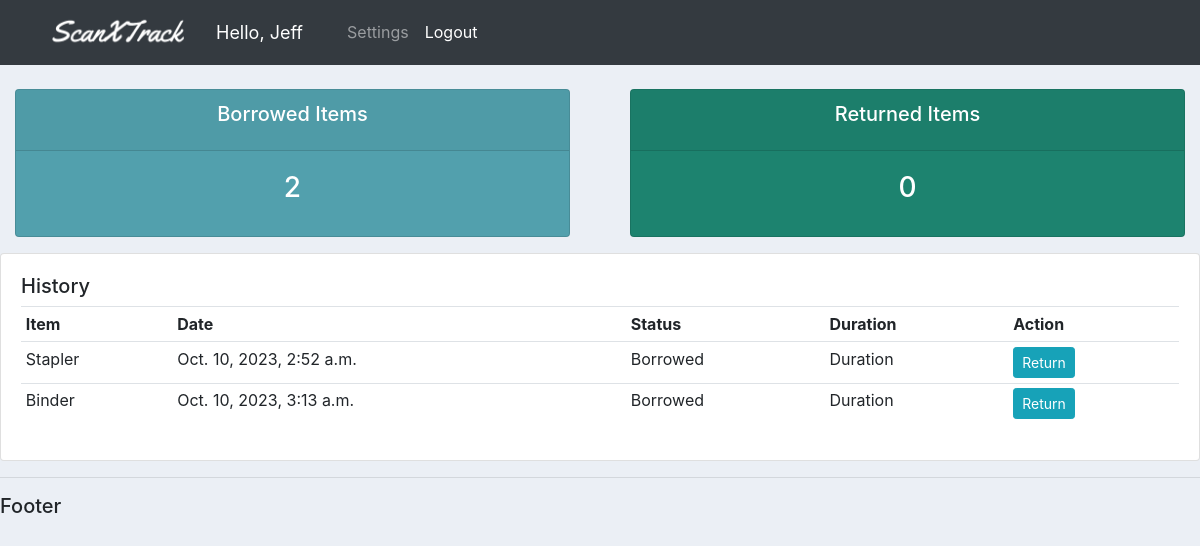
Before: /user-page/ (signed in) with the older database file.
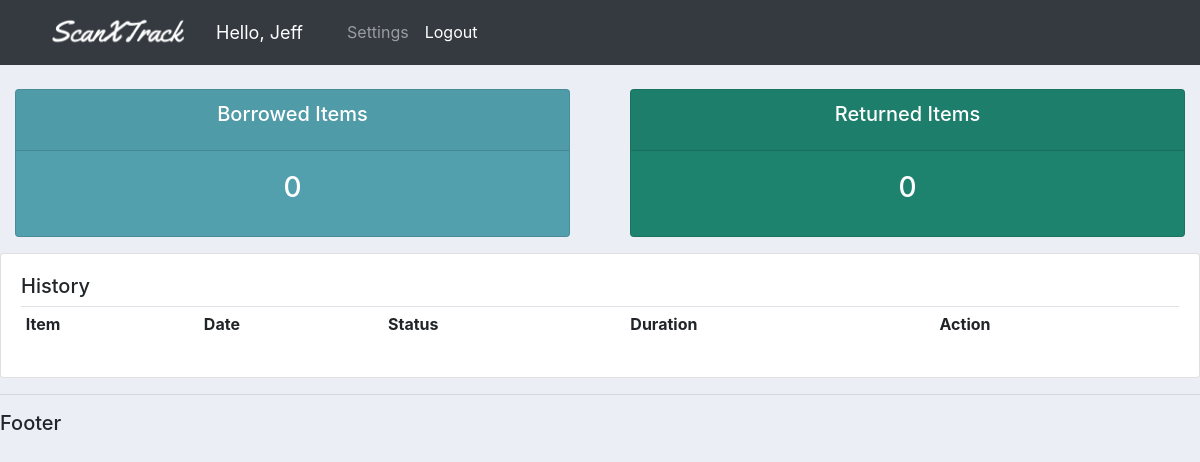
After: the same page with the newer database file.
### accounts/models.py (models this page shows, shortened)
class Borrowed_items(models.Model):
    STATUS = (("Borrowed", "Borrowed"), ("Returned", "Returned"))
    staff = models.ForeignKey(Staff, null=True, on_delete=models.SET_NULL)
    item = models.ForeignKey(Item, null=True, on_delete=models.SET_NULL)
    status = models.CharField(max_length=200, null=True, choices=STATUS)
    date_created = models.DateTimeField(auto_now_add=True)

class Item(models.Model):
    name = models.CharField(max_length=200, null=True)
    description = models.CharField(max_length=200, null=True, blank=True)
    amount = models.IntegerField(null=True)
    date_created = models.DateTimeField(auto_now_add=True)
    def __str__(self):
        return self.name

### accounts/decorators.py (the view)
        def wrapper_func(request, *args, **kwargs):
            group = None
            if request.user.groups.exists():
                group = request.user.groups.all()[0].name
            if group in allowed_roles:
                return view_func(request, *args, **kwargs)
            else:
                return HttpResponse("You are not authorized to view this page")

### accounts/views.py (called while the page is built)
@login_required(login_url="login")
@allowed_users(allowed_roles=["staff"])
def userPage(request):
    borrows = request.user.staff.borrowed_items_set.all()
    items = Item.objects.all()
    total_amount = sum(item.amount for item in items)
    borrowed = borrows.filter(status="Borrowed").count()
    returned = borrows.filter(status="Returned").count()
    context = {
        "borrows": borrows,
        "borrowed": borrowed,
        "returned": returned,
        "total_amount": total_amount,
        "items": staff,
    }
    return render(request, "accounts/user-page.html", context)

### accounts/templates/accounts/user-page.html
{% extends 'accounts/main.html' %} {% block content %}
{%include 'accounts/status.html'%}
<div class="row">
    <div class="col-md">
        <div class="card card-body table-responsive " style="max-height: 400px; overflow-y: auto;">
            <table class="table table-sm">
                <h5>History</h5>
                <tr>
                    <th>Item</th>
                    <th>Date</th>
                    <th>Status</th>
                    <th>Duration</th>
                    <th>Action</th>
                </tr>
                {% for i in borrows %}
                <tr>
                    <td>{{i.item}}</td>
                    <td>{{i.date_created}}</td>
                    <td>{{i.status}}</td>
                    <td>Duration</td>
                    <td>
                        <a class="btn btn-sm btn-info" href="">Return</a>
                    </td>
                </tr>
                {% endfor %}
            </table>
        </div>
    </div>
</div>
{%endblock content%}

Changed rows visible on the page:
removed Borrowed_items: item "Stapler", date_created "Oct. 10, 2023, 2:52 a.m.", status "Borrowed"
removed Borrowed_items: item "Binder", date_created "Oct. 10, 2023, 3:13 a.m.", status "Borrowed"
Other visible differences:
{{ borrowed }}: "2" → "0"
